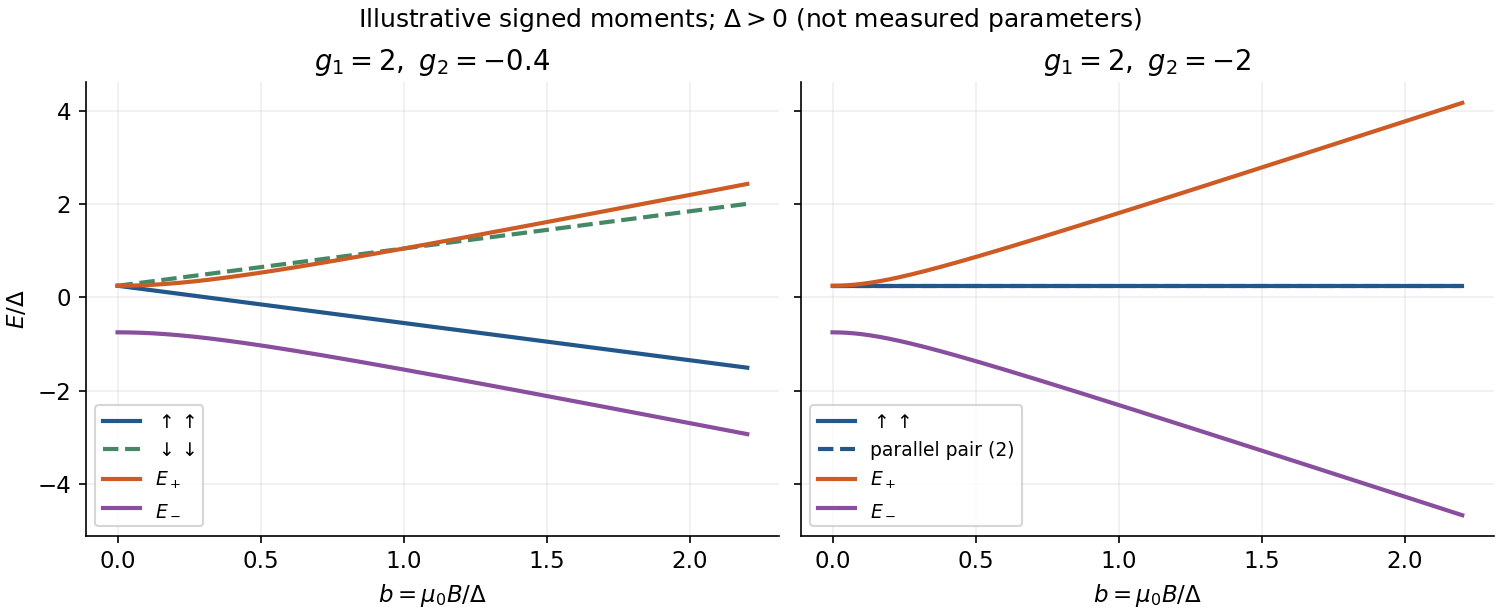

Source code (Python):
"""Original analytical diagram; Python 3.14, NumPy 2.3, Matplotlib 3.10. Writes basename into cwd."""
from pathlib import Path
import numpy as np
import matplotlib
matplotlib.use('Agg')
import matplotlib.pyplot as plt
plt.rcParams.update({'font.size':11,'axes.spines.top':False,'axes.spines.right':False})

b=np.linspace(0,2.2,600)
fig,axes=plt.subplots(1,2,figsize=(10,4.1),layout='constrained',sharey=True)
for ax,g2 in zip(axes,[-.4,-2]):
 g1=2;u=b*(g1+g2);w=b*(g1-g2)
 ax.plot(b,.25-u/2,label=r'$\uparrow\uparrow$',color='#235789',lw=2)
 ax.plot(b,.25+u/2,label=r'$\downarrow\downarrow$' if g2!= -2 else 'parallel pair (2)',color='#235789' if g2==-2 else '#448866',ls='--',lw=2)
 ax.plot(b,-.25+.5*np.sqrt(1+w*w),label=r'$E_+$',color='#ce5a24',lw=2)
 ax.plot(b,-.25-.5*np.sqrt(1+w*w),label=r'$E_-$',color='#8a4e9f',lw=2)
 ax.set(xlabel=r'$b=\mu_0 B/\Delta$',title=fr'$g_1=2,\ g_2={g2:g}$');ax.grid(alpha=.2)
 ax.legend(fontsize=9,loc='lower left')
axes[0].set_ylabel(r'$E/\Delta$')
fig.suptitle(r'Illustrative signed moments; $\Delta>0$ (not measured parameters)',fontsize=12)
fig.savefig(Path(__file__).with_suffix('.png').name,dpi=150,facecolor='white')
